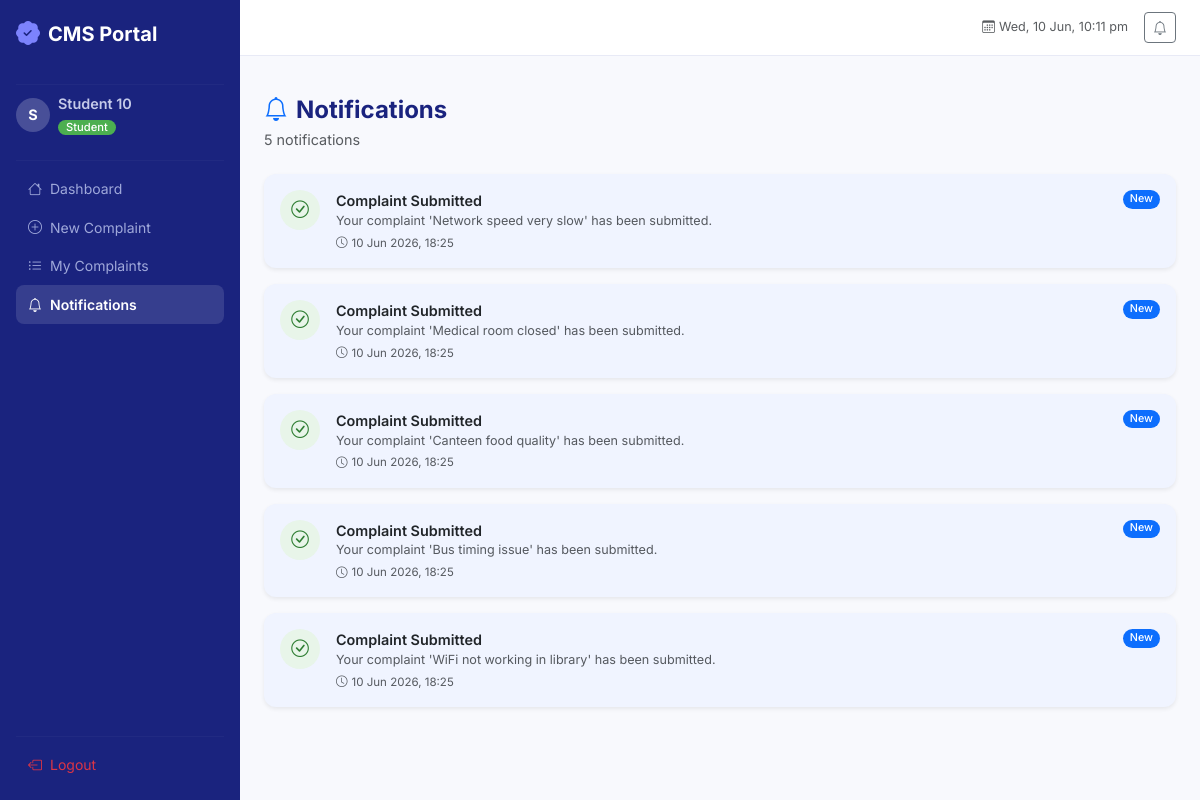
The page /student/notifications (signed in) on the database its author committed.
### flask-app/app/models/user.py (models this page shows, shortened)
class TimestampMixin:
    created_at = db.Column(db.DateTime, default=datetime.utcnow, nullable=False)
    updated_at = db.Column(
        db.DateTime, default=datetime.utcnow, onupdate=datetime.utcnow, nullable=False
    )

class User(UserMixin, TimestampMixin, db.Model):
    __tablename__ = "users"
    id = db.Column(db.Integer, primary_key=True)
    name = db.Column(db.String(120), nullable=False)
    email = db.Column(db.String(150), unique=True, nullable=False, index=True)
    student_id = db.Column(db.String(20), unique=True, nullable=True)
    department = db.Column(db.String(100), nullable=True)
    phone = db.Column(db.String(20), nullable=True)
    _password_hash = db.Column("password_hash", db.String(255), nullable=False)
    role = db.Column(db.String(20), nullable=False, default="student")  # student | admin
    is_active = db.Column(db.Boolean, default=True)
    complaints = db.relationship(
        "Complaint",
        back_populates="user",
        lazy="dynamic",
        cascade="all, delete-orphan",
        foreign_keys="Complaint.user_id",
    )
    notifications = db.relationship(
        "Notification", back_populates="user", lazy="dynamic", cascade="all, delete-orphan"
    )
    @property
    def password(self):
        """Encapsulation: password is write-only."""
        raise AttributeError("Password is write-only.")
    @property
    def is_admin(self) -> bool:
        return self.role == "admin"

### flask-app/app/models/notification.py (models this page shows, shortened)
class Notification(db.Model):
    __tablename__ = "notifications"
    id = db.Column(db.Integer, primary_key=True)
    user_id = db.Column(db.Integer, db.ForeignKey("users.id"), nullable=False, index=True)
    title = db.Column(db.String(200), nullable=False)
    message = db.Column(db.Text, nullable=False)
    notification_type = db.Column(db.String(50), default="info")  # info|success|warning|danger
    is_read = db.Column(db.Boolean, default=False)
    created_at = db.Column(db.DateTime, default=datetime.utcnow, nullable=False)
    user = db.relationship("User", back_populates="notifications")
    def mark_read(self) -> None:
        self.is_read = True

### flask-app/app/routes/complaints.py (the view)
@complaints_bp.route("/notifications")
@login_required
def notifications():
    notifs = (
        Notification.query
        .filter_by(user_id=current_user.id)
        .order_by(Notification.created_at.desc())
        .all()
    )
    for n in notifs:
        if not n.is_read:
            n.mark_read()
    db.session.commit()
    return render_template("student/notifications.html", notifications=notifs)

### flask-app/app/templates/student/notifications.html (shortened to what this page needs)
{% extends "base.html" %}
{% block content %}
<div class="page-header mb-4">
  <h4 class="fw-bold mb-1"><i class="bi bi-bell me-2 text-primary"></i>Notifications</h4>
  <p class="text-muted mb-0">{{ notifications|length }} notification{{ 's' if notifications|length != 1 }}</p>
</div>
{% if notifications %}
<div class="d-flex flex-column gap-3">
  {% for n in notifications %}
  <div class="card border-0 shadow-sm notif-card notif-{{ n.notification_type }} {% if not n.is_read %}notif-unread{% endif %}">
    <div class="card-body d-flex align-items-start gap-3 py-3">
      <div class="notif-icon notif-icon-{{ n.notification_type }}">
        <i class="bi bi-{% if n.notification_type == 'success' %}check-circle{% elif n.notification_type == 'danger' %}exclamation-triangle{% elif n.notification_type == 'warning' %}exclamation-circle{% else %}info-circle{% endif %}"></i>
      </div>
      <div class="flex-grow-1">
        <div class="fw-semibold">{{ n.title }}</div>
        <div class="text-muted small">{{ n.message }}</div>
        <div class="text-muted x-small mt-1">
          <i class="bi bi-clock me-1"></i>{{ n.created_at.strftime('%d %b %Y, %H:%M') }}
        </div>
      </div>
      {% if not n.is_read %}
      <span class="badge bg-primary rounded-pill">New</span>
      {% endif %}
    </div>
  </div>
  {% endfor %}
</div>
{% else %}
<div class="empty-state card border-0 shadow-sm py-5">
  <i class="bi bi-bell-slash text-muted"></i>
  <p class="text-muted mt-2">No notifications yet.</p>
</div>
{% endif %}
{% endblock %}

### flask-app/app/templates/base.html (shortened to what this page needs)
<!DOCTYPE html>
<html lang="en">
<head>
  <link href="https://cdn.jsdelivr.net/npm/bootstrap@5.3.3/dist/css/bootstrap.min.css" rel="stylesheet"/>
  <link href="https://cdn.jsdelivr.net/npm/bootstrap-icons@1.11.3/font/bootstrap-icons.min.css" rel="stylesheet"/>
  <link rel="stylesheet" href="{{ url_for('static', filename='css/style.css') }}"/>
</head>
<body class="cms-body">
{% if current_user.is_authenticated %}
<div class="d-flex">
  <nav id="sidebar" class="sidebar d-flex flex-column flex-shrink-0 p-3">
    <a href="{{ url_for('auth.index') }}" class="sidebar-brand d-flex align-items-center mb-4 text-decoration-none">
      <i class="bi bi-patch-check-fill me-2 fs-4"></i>
      <span class="fw-bold fs-5">CMS Portal</span>
    </a>
    <hr class="sidebar-divider"/>
    <div class="sidebar-user mb-3">
      <div class="d-flex align-items-center gap-2">
        <div class="user-avatar">{{ current_user.name[0].upper() }}</div>
        <div>
          <div class="fw-semibold text-truncate" style="max-width:140px">{{ current_user.name }}</div>
          <span class="badge {% if current_user.is_admin %}badge-admin{% else %}badge-student{% endif %}">
            {{ current_user.role|capitalize }}
          </span>
        </div>
      </div>
    </div>
    <hr class="sidebar-divider"/>
    <ul class="nav flex-column">
      {% if current_user.is_admin %}
        <li class="nav-item"><a class="nav-link {% if request.endpoint == 'admin.dashboard' %}active{% endif %}" href="{{ url_for('admin.dashboard') }}"><i class="bi bi-speedometer2 me-2"></i>Dashboard</a></li>
        <li class="nav-item"><a class="nav-link {% if request.endpoint == 'admin.complaints' %}active{% endif %}" href="{{ url_for('admin.complaints') }}"><i class="bi bi-clipboard-data me-2"></i>Complaints</a></li>
        <li class="nav-item"><a class="nav-link {% if request.endpoint == 'admin.analytics' %}active{% endif %}" href="{{ url_for('admin.analytics') }}"><i class="bi bi-bar-chart-line me-2"></i>Analytics</a></li>
        <li class="nav-item"><a class="nav-link {% if request.endpoint == 'admin.users' %}active{% endif %}" href="{{ url_for('admin.users') }}"><i class="bi bi-people me-2"></i>Users</a></li>
        <li class="nav-item"><a class="nav-link" href="{{ url_for('reports.generate_pdf') }}" target="_blank"><i class="bi bi-file-earmark-pdf me-2"></i>PDF Report</a></li>
        <li class="nav-item"><a class="nav-link" href="{{ url_for('reports.generate_excel') }}" target="_blank"><i class="bi bi-file-earmark-excel me-2"></i>Excel Report</a></li>
        <li class="nav-item"><a class="nav-link {% if request.endpoint == 'admin.notifications' %}active{% endif %}" href="{{ url_for('admin.notifications') }}"><i class="bi bi-bell me-2"></i>Notifications</a></li>
      {% else %}
        <li class="nav-item"><a class="nav-link {% if request.endpoint == 'complaints.dashboard' %}active{% endif %}" href="{{ url_for('complaints.dashboard') }}"><i class="bi bi-house me-2"></i>Dashboard</a></li>
        <li class="nav-item"><a class="nav-link {% if request.endpoint == 'complaints.submit_complaint' %}active{% endif %}" href="{{ url_for('complaints.submit_complaint') }}"><i class="bi bi-plus-circle me-2"></i>New Complaint</a></li>
        <li class="nav-item"><a class="nav-link {% if request.endpoint == 'complaints.list_complaints' %}active{% endif %}" href="{{ url_for('complaints.list_complaints') }}"><i class="bi bi-list-ul me-2"></i>My Complaints</a></li>
        <li class="nav-item"><a class="nav-link {% if request.endpoint == 'complaints.notifications' %}active{% endif %}" href="{{ url_for('complaints.notifications') }}"><i class="bi bi-bell me-2"></i>Notifications</a></li>
      {% endif %}
    </ul>
    <div class="mt-auto">
      <hr class="sidebar-divider"/>
      <a class="nav-link text-danger" href="{{ url_for('auth.logout') }}">
        <i class="bi bi-box-arrow-left me-2"></i>Logout
      </a>
    </div>
  </nav>
  <div class="main-content flex-grow-1">
    <header class="top-bar d-flex align-items-center justify-content-between px-4">
      <div class="d-flex align-items-center gap-3 ms-auto">
        <span class="text-muted small"><i class="bi bi-calendar3 me-1"></i><span id="liveClock"></span></span>
        <a href="{% if current_user.is_admin %}{{ url_for('admin.notifications') }}{% else %}{{ url_for('complaints.notifications') }}{% endif %}"
           class="btn btn-sm btn-outline-secondary position-relative">
          <i class="bi bi-bell"></i>
        </a>
      </div>
    </header>
    <div class="px-4 pt-3">
    </div>
    <main class="p-4">
{% endif %}
{% block content %}{% endblock %}
{% if current_user.is_authenticated %}
    </main>
  </div>
</div>
{% endif %}
</body>
</html>

### flask-app/app/static/css/style.css (style rules this page uses)
:root { --cms-primary: #4361ee; --cms-secondary: #3a0ca3; --cms-surface: #f8f9fd; --cms-sidebar-bg: #1a237e; --cms-sidebar-w: 240px; --cms-topbar-h: 56px; --radius: 0.75rem; --shadow: 0 1px 4px rgba(0,0,0,.08), 0 4px 16px rgba(0,0,0,.06); }
*, *::before, *::after { box-sizing: border-box; }
body.cms-body { font-family: 'Inter', system-ui, sans-serif; background: var(--cms-surface); color: #1a1a2e; min-height: 100vh; font-size: 0.9rem; }
.sidebar { width: var(--cms-sidebar-w); min-height: 100vh; background: var(--cms-sidebar-bg); color: #c5cae9; position: sticky; top: 0; height: 100vh; overflow-y: auto; flex-shrink: 0; transition: width .25s ease; }
.sidebar-brand { color: #fff !important; }
.sidebar-brand i { color: #7c83fd; }
.sidebar-divider { border-color: rgba(255,255,255,.12); margin: .5rem 0; }
.sidebar .nav-link { color: #9fa8da; border-radius: .5rem; padding: .55rem .75rem; transition: all .18s ease; font-size: .875rem; }
.sidebar .nav-link:hover, .sidebar .nav-link.active { background: rgba(255,255,255,.12); color: #fff; }
.sidebar .nav-link.active { font-weight: 600; }
.user-avatar { width: 34px; height: 34px; border-radius: 50%; background: rgba(255,255,255,.2); color: #fff; display: flex; align-items: center; justify-content: center; font-weight: 700; font-size: .9rem; flex-shrink: 0; }
.badge-student { background: #4caf50; color: #fff; padding: 2px 8px; border-radius: 12px; font-size: .7rem; }
.top-bar { height: var(--cms-topbar-h); background: #fff; border-bottom: 1px solid #e8eaf6; position: sticky; top: 0; z-index: 100; }
.main-content { min-height: 100vh; overflow-x: hidden; }
.page-header h4 { color: #1a237e; }
.card { border-radius: var(--radius) !important; }
.x-small { font-size: .72rem; }
.notif-card { border-radius: var(--radius) !important; }
.notif-unread { background: #f0f4ff !important; }
.notif-icon { width: 40px; height: 40px; border-radius: 50%; display: flex; align-items: center; justify-content: center; font-size: 1.1rem; flex-shrink: 0; }
.notif-icon-success { background: #e8f5e9; color: #2e7d32; }
.badge { font-weight: 500; }

### rows shown on the page
User: name "S", name "Student 10", role "Student"
Notification: title "Complaint Submitted", message "Your complaint 'Network speed very slow' has been submitted.", created_at "10 Jun 2026, 18:25", is_read "New"
Notification: title "Complaint Submitted", message "Your complaint 'Medical room closed' has been submitted.", created_at "10 Jun 2026, 18:25", is_read "New"
Notification: title "Complaint Submitted", message "Your complaint 'Canteen food quality' has been submitted.", created_at "10 Jun 2026, 18:25", is_read "New"
Notification: title "Complaint Submitted", message "Your complaint 'Bus timing issue' has been submitted.", created_at "10 Jun 2026, 18:25", is_read "New"
Notification: title "Complaint Submitted", message "Your complaint 'WiFi not working in library' has been submitted.", created_at "10 Jun 2026, 18:25", is_read "New"

### other values the page prints
{{ notifications|length }} "5"
{{ 's' if notifications|length != 1 }} "s"
